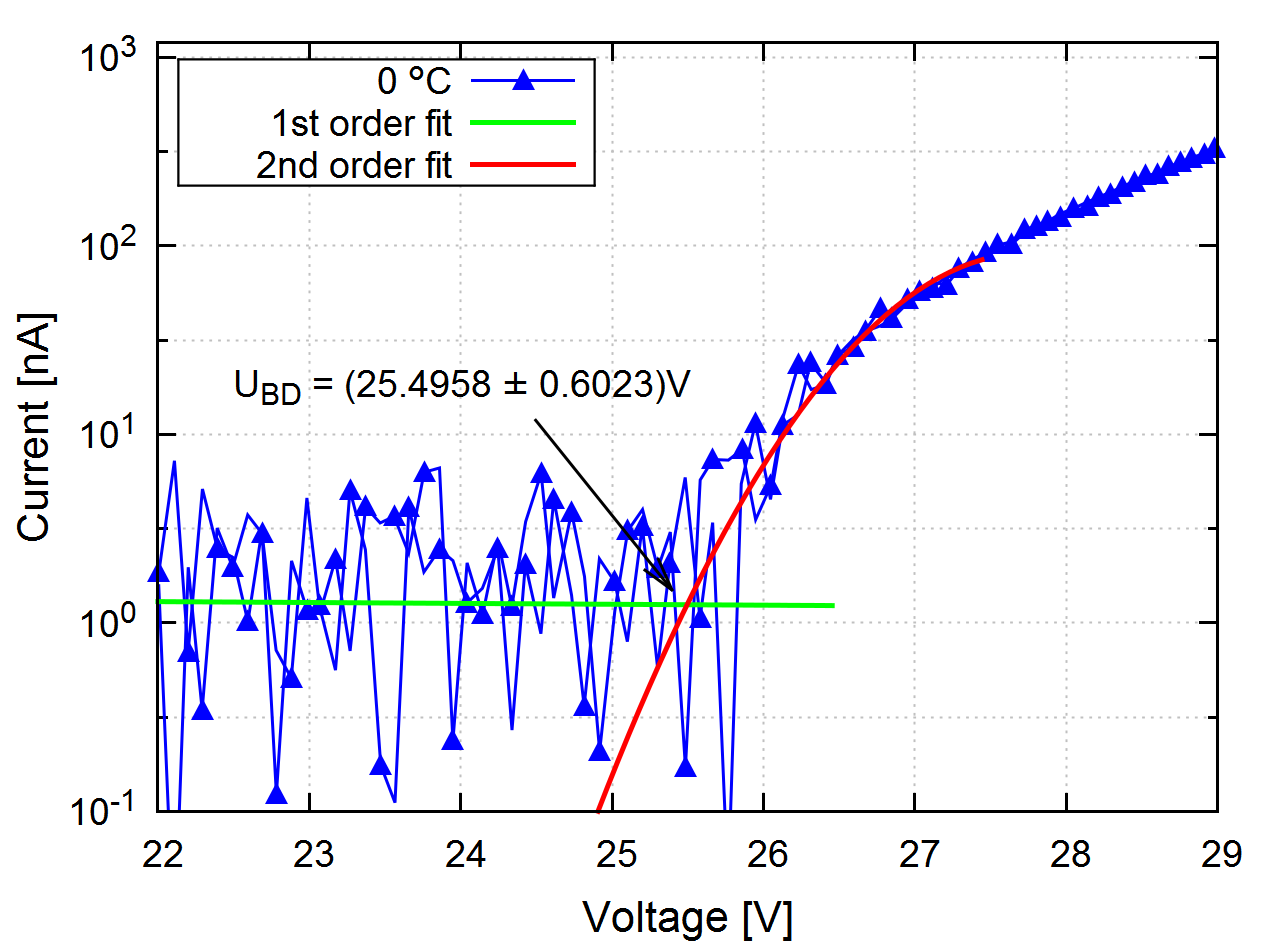

Recreate this plot in gnuplot.
# use with gnuplot

#set title "Single SiPM (logscale)"

set terminal wxt size 1280,1024 enhanced font "Arial, 28"
set termoptions enhanced

set style line 101 lc "black" lt 1 lw 3 pt 9 ps 3 pi 2

set border front ls 101

set xrange [22:29]
set yrange [-1:log10(1200)]

set xlabel "Voltage [V]" offset 0 font "Arial, 32"
set ylabel "Current [nA]" offset 0 font "Arial, 32"

#set key outside
set key left top box lw 2 opaque

set ytics 1
set mytics 2
#set xtics 5
#set mxtics 2
set ticscale 1
set tics in
set format y "10^{%1.0f}"

set grid lc "grey" lw 2
set grid mxtics
set grid mytics

#set logscale y

set style line 1 lc "blue" lt 1 lw 3 pt 9 ps 3 pi 2

m = 1
y0 = 1
A = 1
B = 1
C = 1

x_min1 = 0
x_max1 = 25.5

x_min2 = 25.5
x_max2 = 27.5

pol1(x) = ( x > x_min1 && x < x_max1+1 ) ? m*x+y0 : 1/0
pol2(x) = ( x > x_min2-1 && x < x_max2 ) ? A*x**2+B*x+C : 1/0

set fit errorvariables

yoffset = 11.6605  

#($3-yoffset)

fit [x_min1:x_max1] pol1(x) "iu_curve_1x1n2_0gC.txt" using 2:(log10($3-yoffset)) via m,y0
fit [x_min2:x_max2] pol2(x) "iu_curve_1x1n2_0gC.txt" using 2:(log10($3-yoffset)) via A,B,C

x1 = -(B-m)/(2.0*A) + sqrt((((B-m)/((2.0*A)))**2.0)-((C-y0)/A))
x2 = -(B-m)/(2.0*A) - sqrt((((B-m)/((2.0*A)))**2.0)-((C-y0)/A))

y1 = m*x1+y0
#y2 = pol1(x1) 

if (x1<x2) x1_err = \
	-((2*B - 2*m + sqrt(2)*A*sqrt((B - 2*C - m + 2*y0)/A))/(4*A**2)) * A_err \
	+ (1/(2*A) + 1/(4* A* sqrt((B - m)/(2* A) - (C - y0)/A))) *B_err \
	-(1/(2 *A* sqrt((B - m)/(2* A) - (C - y0)/A))) *C_err \
	-((1/(2* A)) - 1/(4 *A* sqrt((B - m)/(2 *A) - (C - y0)/A))) *m_err \
	+(1/(4 *A* sqrt((B - m)/(2 *A) - (C - y0)/A)))*y0_err; \
	else x2_err = \
	-((-2*B + 2*m + sqrt(2)*A*sqrt((B - 2*C - m + 2*y0)/A))/(4*A**2)) * A_err \
	+ (1/(2*A) - 1/(4* A* sqrt((B - m)/(2* A) - (C - y0)/A))) *B_err \
	+(1/(2 *A* sqrt((B - m)/(2* A) - (C - y0)/A))) *C_err \
	+((1/(2* A)) - 1/(4 *A* sqrt((B - m)/(2 *A) - (C - y0)/A))) *m_err \
	+(1/(4 *A* sqrt((B - m)/(2 *A) - (C - y0)/A)))*y0_err

if (x1<x2) set label 1 sprintf("U_{BD} = (%2.4f {/Symbol \261} %2.4f)V",x1,x1_err) at x1-3,y1+1.2 font "Arial, 28"; \
	else set label 2 sprintf("U_{BD} = (%2.4f {/Symbol \261} %2.4f)V",x2,x2_err) at x2-3,y1+1.2 font "Arial, 28"

if (x1<x2) set arrow 1 from x1-1,y1+1 to x1-0.1,y1+0.1 lw 3 front ; \
	else set arrow 1 from x2-1,y1+1 to x2-0.1,y1+0.1 lw 3 front



plot \
	"iu_curve_1x1n2_0gC.txt" using 2:(log10($3-yoffset)) with lp ls 1 title "0 {/Symbol \260}C", \
	pol1(x) lw 5 lc "green" title "1st order fit", \
	pol2(x) lw 5 lc "red" title "2nd order fit"


	
	
	
	
	
	
	
	
	
	
	
	
	
	
	
	
	
	
	
	
